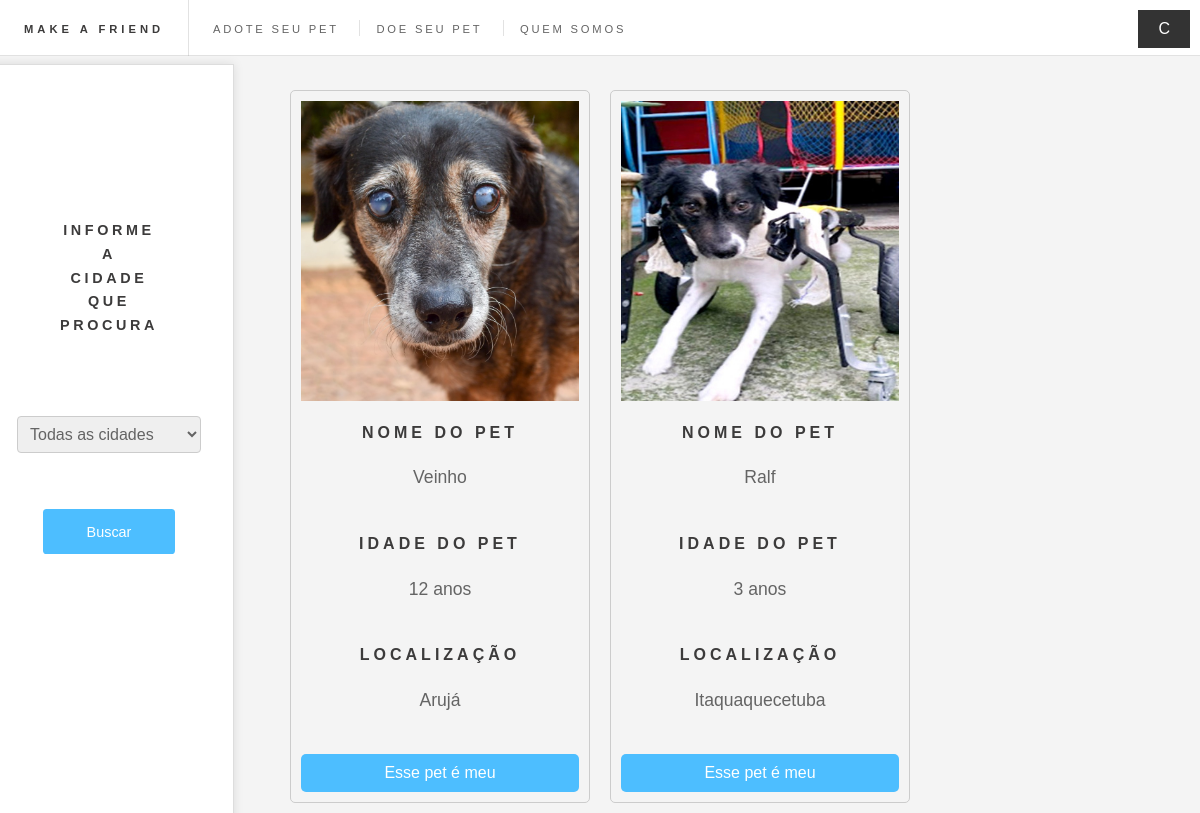
/adote, run on the app's committed database.
### app.py (models this page shows)
class Pets(db.Model):
    id = db.Column(db.Integer, primary_key=True)
    foto = db.Column(db.String)
    nome = db.Column(db.String, nullable=False)
    idade = db.Column(db.Integer, nullable=False)
    historia = db.Column(db.Text, nullable=False)
    tutor = db.Column(db.String, nullable=False)
    telefone = db.Column(db.String, nullable=False)
    cep = db.Column(db.String, nullable=False)
    rua = db.Column(db.String, nullable=False)
    numero = db.Column(db.Integer, nullable=False)
    complemento = db.Column(db.String)
    bairro = db.Column(db.String, nullable=False)
    cidade = db.Column(db.String, nullable=False)

### app.py (the view)
@app.route("/adote")
def adote():
    pets = Pets.query.all()
    return render_template("adote.html" , pets=pets)

### templates/adote.html (shortened to what this page needs)
<!DOCTYPE HTML>
<html lang=”pt-br”>
	<head>
		<link rel="stylesheet" href="{{ url_for('static', filename='css/estilo.css') }}">
	</head>
	<body class="is-preload">
			<div id="wrapper">
				<header id="header">
					<h1><a href="{{ url_for('index') }}">Make a Friend</a></h1>
					<nav class="links">
					  <ul>
						<li><a href="#">Adote seu Pet</a></li>
						<li><a href="{{ url_for('doeseupet') }}">Doe Seu Pet</a></li>
						<li><a href="{{ url_for('quemsomos') }}">Quem Somos</a></li>
					</ul>
					<button id="toggle-theme" class="toggle-button" style="position: absolute; top: 10px; right: 10px;">C</button>
				  </nav>
					<div class="filters">
					  <form action="{{ url_for('filtro') }}" method="get">
						<br><br><label for="cidade"><center><h2>Informe <br>a <br>Cidade<br>que<br>procura</label</h2></center></label><br>
						<select id="cidade" name="cidade">
						  <option value="">Todas as cidades</option>
						</select>
						<br>
						<button type="submit">Buscar</button>
					  </form>
					</div>
					<nav class="main">
					</nav>
				  </header>
            </div>
			<br><br>
				{% for pet in pets %}
				<div class="container5">
					<div class="animal-card">
						<div class="animal-grid">
								<img src="{{ url_for('servir_imagem', filename=pet.foto) }}" alt="{{ pet.nome }}" width="100%">
								<center><h3>Nome do Pet</h3>
								<p>{{ pet.nome }}</p><br>
								<h3>Idade do Pet</h3>
								<p>{{ pet.idade }} anos</p><br>
								<h3>Localização</h3>
								<p>{{ pet.cidade }}</p></center><br>
								<form action="{{ url_for('view_pet', pet_id=pet.id) }}">
									<button type="submit" class="button-link">Esse pet é meu</button>
								</form>
    					</div>
					</div>
				</div>
				{% endfor %}
	</body>
 </html>

### templates/adote.html (style rules this page uses)
.toggle-button { background-color: #333; color: #fff; border: none; padding: 10px 20px; font-size: 16px; cursor: pointer; }

### data on the page
Pets: foto+nome (picture), nome "Veinho", idade "12", cidade "Arujá"
Pets: foto+nome (picture), nome "Ralf", idade "3", cidade "Itaquaquecetuba"
